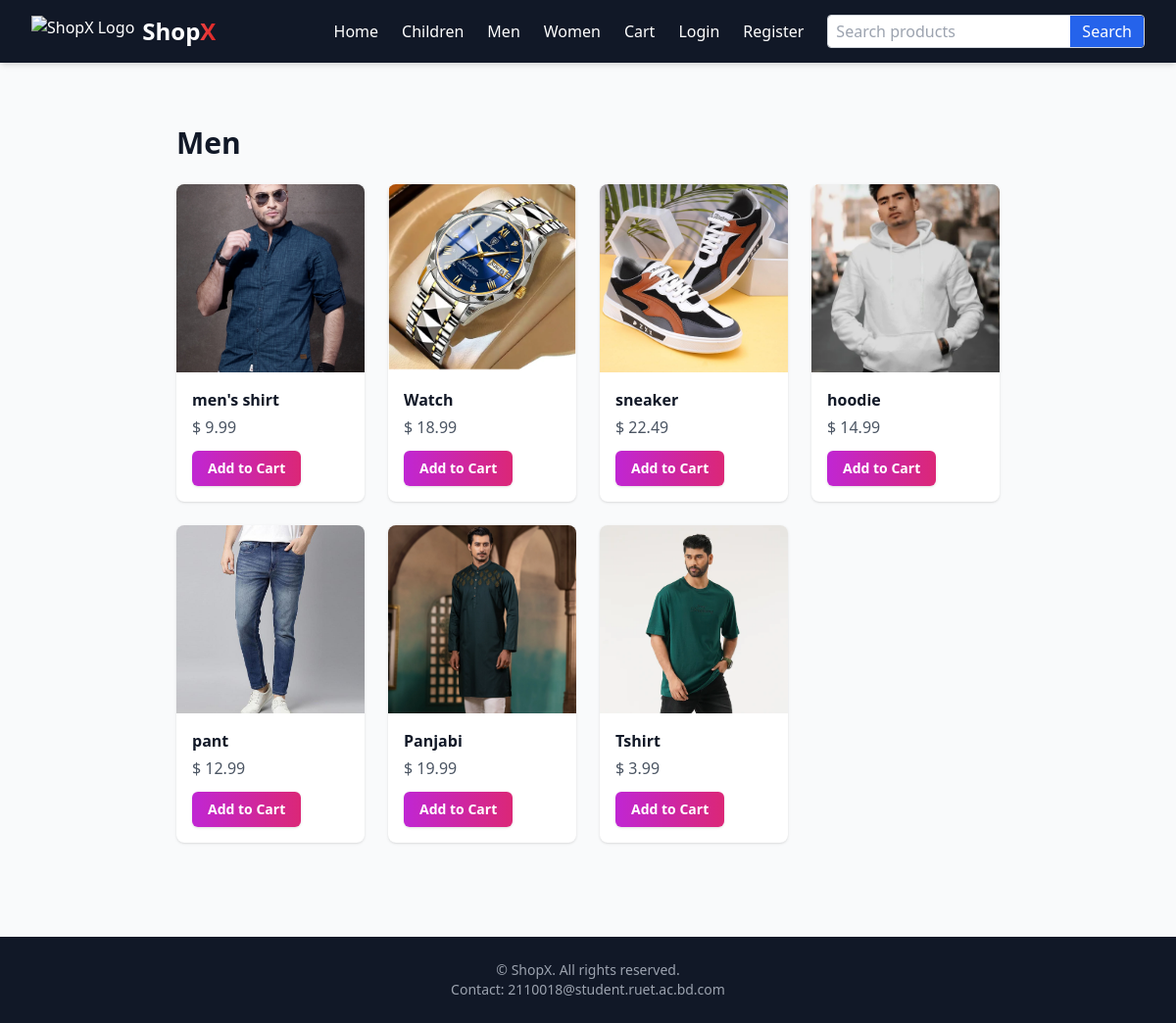
The page /category/men/ on the database its author committed.
### products/models.py (models this page shows, shortened)
class Category(models.Model):
    CATEGORY_CHOICES = [
        ('children', 'Children'),
        ('men', 'Men'),
        ('women', 'Women'),
    ]
    slug = models.SlugField(max_length=50, unique=True)
    name = models.CharField(max_length=50)
    class Meta:
        verbose_name_plural = 'Categories'

class Product(models.Model):
    category = models.ForeignKey(Category, on_delete=models.CASCADE, related_name='products')
    name = models.CharField(max_length=200)
    slug = models.SlugField(max_length=200, unique=True)
    description = models.TextField(blank=True)
    price = models.DecimalField(max_digits=10, decimal_places=2)
    image = models.ImageField(upload_to='products/', blank=True, null=True)
    tags = models.ManyToManyField(Tag, related_name='products', blank=True)
    created_at = models.DateTimeField(auto_now_add=True)

### products/views.py (the view)
# urls.py: path('category/<slug:category_slug>/', views.category_list, name='category_list'),
def category_list(request, category_slug):
    category = get_object_or_404(Category, slug=category_slug)
    products = category.products.select_related('category').prefetch_related('tags').all()
    return render(request, 'products/category_list.html', {
        'category': category,
        'products': products,
    })

### products/templatetags/currency_filters.py (called while the page is built)
@register.filter(name='currency')
def currency(value):
    if value is None:
        return ''
    return f'{settings.CURRENCY_SYMBOL}{value}'

### templates/products/category_list.html (shortened to what this page needs)
{% extends 'base.html' %}
{% load static %}
{% load currency_filters %}
{% block content %}
<div class="max-w-7xl mx-auto px-4 sm:px-6 lg:px-8 py-10">
  <h1 class="text-3xl font-bold mb-6 text-gray-900">{{ category.name }}</h1>
  {% if products %}
  <div class="grid grid-cols-2 sm:grid-cols-3 lg:grid-cols-4 gap-6">
    {% for p in products %}
    <div class="group bg-white rounded-lg shadow hover:shadow-lg hover:-translate-y-1 transition overflow-hidden">
      <a href="{% url 'products:product_detail' p.slug %}">
        <img class="w-full h-48 object-cover transition-transform duration-300 group-hover:scale-105" src="{% if p.image %}{{ p.image.url }}{% elif p.slug == 'kids-shoe' %}{% static 'kids_shoe.png' %}{% elif p.slug == 'kids-hat' %}{% static 'kids_hat.png' %}{% elif p.slug == 'kids-jacket' %}{% static 'kids_jacket.png' %}{% elif p.slug == 'kids-tshirt' %}{% static 'kids_tshirt.png' %}{% elif p.slug == 'kids-backpack' %}{% static 'kids_backpack.png' %}{% elif p.slug == 'mens-shirt' %}{% static 'menshirt.png' %}{% elif p.slug == 'mens-hoodie' %}{% static 'menshoodie.png' %}{% elif p.slug == 'mens-sneaker' %}{% static 'mensneaker.jpg' %}{% elif p.slug == 'mens-pant' %}{% static 'menspant.jpg' %}{% elif p.slug == 'mens-watch' %}{% static 'menwatch.png' %}{% elif p.slug == 'womens-dress' %}{% static 'womens_dress.png' %}{% else %}{% static 'placeholder.png' %}{% endif %}" alt="{{ p.name }}">
      </a>
      <div class="p-4">
        <h3 class="font-semibold truncate text-gray-900">{{ p.name }}</h3>
        <p class="text-gray-600 mt-1">{{ p.price|currency }}</p>
        <a href="{% url 'products:add_to_cart' p.slug %}?next={{ request.path }}"
           class="add-to-cart-btn mt-3 inline-block bg-gradient-to-r from-fuchsia-600 to-pink-600 hover:from-fuchsia-700 hover:to-pink-700 text-white px-4 py-2 rounded-md text-sm font-semibold shadow transition-colors duration-200">
          Add to Cart
        </a>
      </div>
    </div>
    {% endfor %}
  </div>
  {% else %}
    <p class="text-gray-500 text-center py-10">No products found.</p>
  {% endif %}
</div>
{% endblock %}

### rows shown on the page
Category: name "Men"
Product: image (picture), name "men's shirt", price "$ 9.99"
Product: image (picture), name "Watch", price "$ 18.99"
Product: image+name (picture), name "sneaker", price "$ 22.49"
Product: image+name (picture), name "hoodie", price "$ 14.99"
Product: image+name (picture), name "pant", price "$ 12.99"
Product: image (picture), name "Panjabi", price "$ 19.99"
Product: image (picture), name "Tshirt", price "$ 3.99"
